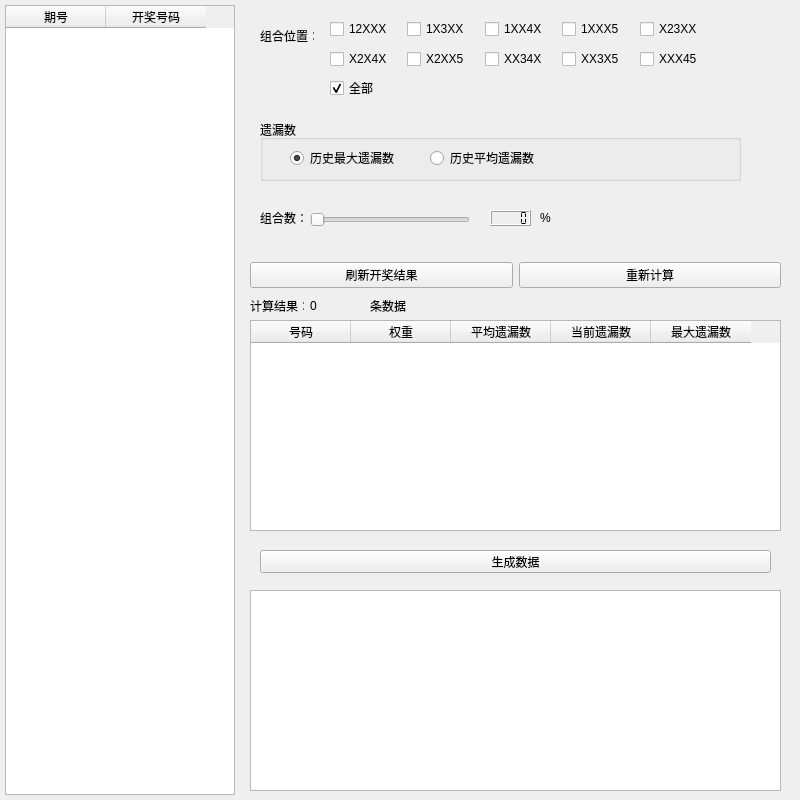
<?xml version="1.0" encoding="UTF-8"?>
<ui version="4.0">
 <class>Lucky</class>
 <widget class="QMainWindow" name="Lucky">
  <property name="geometry">
   <rect>
    <x>0</x>
    <y>0</y>
    <width>800</width>
    <height>800</height>
   </rect>
  </property>
  <property name="minimumSize">
   <size>
    <width>800</width>
    <height>600</height>
   </size>
  </property>
  <property name="maximumSize">
   <size>
    <width>800</width>
    <height>800</height>
   </size>
  </property>
  <property name="windowTitle">
   <string>Lucky</string>
  </property>
  <widget class="QWidget" name="centralwidget">
   <widget class="QTableWidget" name="answer_table">
    <property name="geometry">
     <rect>
      <x>5</x>
      <y>5</y>
      <width>230</width>
      <height>790</height>
     </rect>
    </property>
    <property name="minimumSize">
     <size>
      <width>230</width>
      <height>590</height>
     </size>
    </property>
    <property name="maximumSize">
     <size>
      <width>230</width>
      <height>790</height>
     </size>
    </property>
    <column>
     <property name="text">
      <string notr="true">期号</string>
     </property>
     <property name="background">
      <color>
       <red>240</red>
       <green>229</green>
       <blue>189</blue>
      </color>
     </property>
     <property name="foreground">
      <brush brushstyle="SolidPattern">
       <color alpha="255">
        <red>0</red>
        <green>0</green>
        <blue>0</blue>
       </color>
      </brush>
     </property>
    </column>
    <column>
     <property name="text">
      <string>开奖号码</string>
     </property>
    </column>
   </widget>
   <widget class="QWidget" name="horizontalLayoutWidget">
    <property name="geometry">
     <rect>
      <x>250</x>
      <y>260</y>
      <width>531</width>
      <height>31</height>
     </rect>
    </property>
    <layout class="QHBoxLayout" name="horizontalLayout">
     <item>
      <widget class="QPushButton" name="refresh">
       <property name="text">
        <string>刷新开奖结果</string>
       </property>
      </widget>
     </item>
     <item>
      <widget class="QPushButton" name="statistics">
       <property name="text">
        <string>重新计算</string>
       </property>
      </widget>
     </item>
    </layout>
   </widget>
   <widget class="QLabel" name="label">
    <property name="geometry">
     <rect>
      <x>250</x>
      <y>300</y>
      <width>54</width>
      <height>12</height>
     </rect>
    </property>
    <property name="text">
     <string>计算结果：</string>
    </property>
   </widget>
   <widget class="QTableWidget" name="result_table">
    <property name="geometry">
     <rect>
      <x>250</x>
      <y>320</y>
      <width>531</width>
      <height>211</height>
     </rect>
    </property>
    <column>
     <property name="text">
      <string>号码</string>
     </property>
    </column>
    <column>
     <property name="text">
      <string>权重</string>
     </property>
    </column>
    <column>
     <property name="text">
      <string>平均遗漏数</string>
     </property>
    </column>
    <column>
     <property name="text">
      <string>当前遗漏数</string>
     </property>
    </column>
    <column>
     <property name="text">
      <string>最大遗漏数</string>
     </property>
    </column>
   </widget>
   <widget class="QPushButton" name="lucky">
    <property name="geometry">
     <rect>
      <x>260</x>
      <y>550</y>
      <width>511</width>
      <height>23</height>
     </rect>
    </property>
    <property name="text">
     <string>生成数据</string>
    </property>
   </widget>
   <widget class="QTextEdit" name="result_edit">
    <property name="geometry">
     <rect>
      <x>250</x>
      <y>590</y>
      <width>531</width>
      <height>201</height>
     </rect>
    </property>
   </widget>
   <widget class="QLabel" name="label_2">
    <property name="geometry">
     <rect>
      <x>260</x>
      <y>210</y>
      <width>51</width>
      <height>16</height>
     </rect>
    </property>
    <property name="text">
     <string>组合数：</string>
    </property>
   </widget>
   <widget class="QSlider" name="strategySlider">
    <property name="geometry">
     <rect>
      <x>310</x>
      <y>210</y>
      <width>160</width>
      <height>19</height>
     </rect>
    </property>
    <property name="orientation">
     <enum>Qt::Horizontal</enum>
    </property>
   </widget>
   <widget class="QLabel" name="strategy_count">
    <property name="geometry">
     <rect>
      <x>540</x>
      <y>210</y>
      <width>16</width>
      <height>16</height>
     </rect>
    </property>
    <property name="text">
     <string>%</string>
    </property>
   </widget>
   <widget class="QLabel" name="count">
    <property name="geometry">
     <rect>
      <x>370</x>
      <y>300</y>
      <width>54</width>
      <height>12</height>
     </rect>
    </property>
    <property name="text">
     <string>条数据</string>
    </property>
   </widget>
   <widget class="QLabel" name="label_3">
    <property name="geometry">
     <rect>
      <x>310</x>
      <y>300</y>
      <width>54</width>
      <height>12</height>
     </rect>
    </property>
    <property name="text">
     <string>0</string>
    </property>
   </widget>
   <widget class="QLCDNumber" name="lcdNumber">
    <property name="geometry">
     <rect>
      <x>490</x>
      <y>210</y>
      <width>41</width>
      <height>16</height>
     </rect>
    </property>
    <property name="smallDecimalPoint">
     <bool>false</bool>
    </property>
    <property name="segmentStyle">
     <enum>QLCDNumber::Flat</enum>
    </property>
   </widget>
   <widget class="QLabel" name="label_4">
    <property name="geometry">
     <rect>
      <x>260</x>
      <y>30</y>
      <width>54</width>
      <height>12</height>
     </rect>
    </property>
    <property name="text">
     <string>组合位置：</string>
    </property>
   </widget>
   <widget class="QCheckBox" name="checkBox_11">
    <property name="geometry">
     <rect>
      <x>330</x>
      <y>80</y>
      <width>71</width>
      <height>16</height>
     </rect>
    </property>
    <property name="text">
     <string>全部</string>
    </property>
    <property name="checked">
     <bool>true</bool>
    </property>
   </widget>
   <widget class="QGroupBox" name="groupBox">
    <property name="geometry">
     <rect>
      <x>260</x>
      <y>120</y>
      <width>481</width>
      <height>61</height>
     </rect>
    </property>
    <property name="title">
     <string>遗漏数</string>
    </property>
    <widget class="QRadioButton" name="radioButton">
     <property name="geometry">
      <rect>
       <x>30</x>
       <y>30</y>
       <width>111</width>
       <height>16</height>
      </rect>
     </property>
     <property name="text">
      <string>历史最大遗漏数</string>
     </property>
     <property name="checked">
      <bool>true</bool>
     </property>
    </widget>
    <widget class="QRadioButton" name="radioButton_2">
     <property name="geometry">
      <rect>
       <x>170</x>
       <y>30</y>
       <width>111</width>
       <height>16</height>
      </rect>
     </property>
     <property name="text">
      <string>历史平均遗漏数</string>
     </property>
     <property name="checked">
      <bool>false</bool>
     </property>
    </widget>
   </widget>
   <widget class="QWidget" name="">
    <property name="geometry">
     <rect>
      <x>330</x>
      <y>20</y>
      <width>381</width>
      <height>18</height>
     </rect>
    </property>
    <layout class="QHBoxLayout" name="horizontalLayout_2">
     <item>
      <widget class="QCheckBox" name="checkBox">
       <property name="text">
        <string>12XXX</string>
       </property>
      </widget>
     </item>
     <item>
      <widget class="QCheckBox" name="checkBox_2">
       <property name="text">
        <string>1X3XX</string>
       </property>
      </widget>
     </item>
     <item>
      <widget class="QCheckBox" name="checkBox_3">
       <property name="text">
        <string>1XX4X</string>
       </property>
      </widget>
     </item>
     <item>
      <widget class="QCheckBox" name="checkBox_4">
       <property name="text">
        <string>1XXX5</string>
       </property>
      </widget>
     </item>
     <item>
      <widget class="QCheckBox" name="checkBox_5">
       <property name="text">
        <string>X23XX</string>
       </property>
      </widget>
     </item>
    </layout>
   </widget>
   <widget class="QWidget" name="">
    <property name="geometry">
     <rect>
      <x>330</x>
      <y>50</y>
      <width>381</width>
      <height>18</height>
     </rect>
    </property>
    <layout class="QHBoxLayout" name="horizontalLayout_3">
     <item>
      <widget class="QCheckBox" name="checkBox_6">
       <property name="text">
        <string>X2X4X</string>
       </property>
      </widget>
     </item>
     <item>
      <widget class="QCheckBox" name="checkBox_7">
       <property name="text">
        <string>X2XX5</string>
       </property>
      </widget>
     </item>
     <item>
      <widget class="QCheckBox" name="checkBox_8">
       <property name="text">
        <string>XX34X</string>
       </property>
      </widget>
     </item>
     <item>
      <widget class="QCheckBox" name="checkBox_9">
       <property name="text">
        <string>XX3X5</string>
       </property>
      </widget>
     </item>
     <item>
      <widget class="QCheckBox" name="checkBox_10">
       <property name="text">
        <string>XXX45</string>
       </property>
      </widget>
     </item>
    </layout>
   </widget>
  </widget>
 </widget>
 <resources/>
 <connections/>
</ui>
